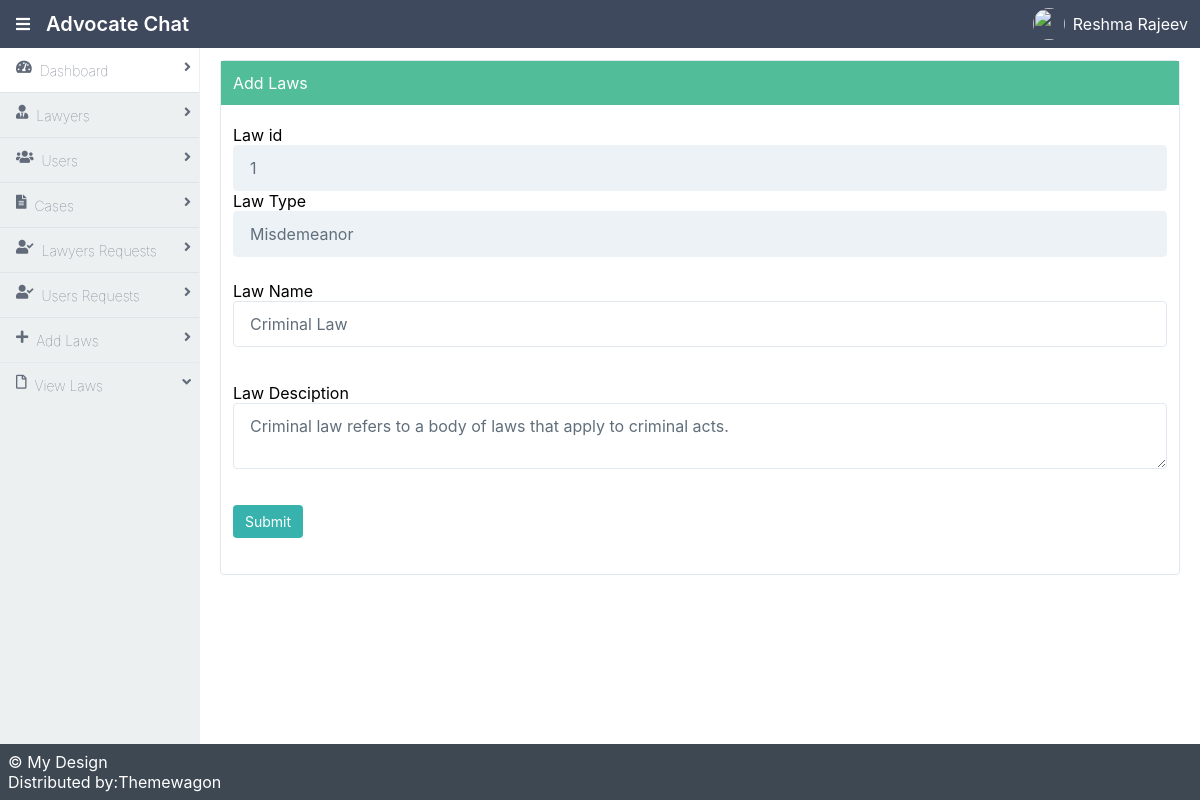
Page /edit/1/ on the committed database.
### AdminApp/models.py (models this page shows)
class LawsDB(models.Model):
    id = models.AutoField(primary_key=True)
    type = models.CharField(max_length=20)
    name = models.CharField(max_length=20)
    desc = models.TextField(max_length=800,default='')

### AdminApp/views.py (the view)
# urls.py: path('edit/<int:eid>/', views.edit, name='edit'),
def edit(request,eid):
    data = LawsDB.objects.filter(id=eid)
    return render(request,"UpdateLaw.html",{'data':data})

### AdminApp/templates/UpdateLaw.html (shortened to what this page needs)
{% extends 'Admin.html' %}
            {% block content %}
            <main class="bg-white-500 flex-1 p-3 overflow-hidden">
                <div class="flex flex-col">
                    <div class="flex flex-1  flex-col md:flex-row lg:flex-row mx-2">
                        <div class="mb-2 border-solid border-gray-300 rounded border shadow-sm w-full">
                            <div class="p-3 mb-2 bg-primary text-white">
                                Add Laws
                            </div>
                            <div class="p-3">
                                {% for i in data %}
                                <form id="updatelaw" action="{% url 'UpdateLaw' id=i.id %}" method="post" class="w-full">
                                    <div class="flex flex-wrap -mx-3 mb-6">
                                        <div class="w-full px-3">
                                            <label class="form-group"
                                                   for="id">
                                                Law id
                                            </label>
                                            <input class="appearance-none block w-full bg-gray-200 text-grey-darker border border-gray-200 rounded py-3 px-4 leading-tight focus:outline-none focus:bg-white-500 focus:border-gray-600"
                                                   id="id" name="id" type="text" value="{{i.id}}" placeholder="">
                                        </div>
                                        <div class="w-full px-3">
                                            <label class="form-group"
                                                   for="type">
                                                Law Type
                                            </label>
                                            <input class="appearance-none block w-full bg-gray-200 text-grey-darker border border-gray-200 rounded py-3 px-4 leading-tight focus:outline-none focus:bg-white-500 focus:border-gray-600"
                                                   id="type" name="type" type="text" value="{{i.type}}" placeholder="">
                                        </div>
                                    </div>
                                    <div class="flex flex-wrap -mx-3 mb-6">
                                        <div class="w-full px-3">
                                            <label class="form-group"
                                                   for="name">
                                                Law Name
                                            </label>
                                            <input class="appearance-none block w-full bg-grey-200 text-grey-darker border border-grey-200 rounded py-3 px-4 mb-3 leading-tight focus:outline-none focus:bg-white focus:border-grey"
                                                   id="name" name="name" value="{{i.name}}" placeholder="">
                                        </div>
                                    </div>
                                    <div class="flex flex-wrap -mx-3 mb-6">
                                        <div class="w-full px-3">
                                            <label class="form-group"
                                                   for="desc">
                                                Law Desciption
                                            </label>
                                            <textarea class="appearance-none block w-full bg-grey-200 text-grey-darker border border-grey-200 rounded py-3 px-4 mb-3 leading-tight focus:outline-none focus:bg-white focus:border-grey" name="desc" id="desc" cols="" rows="">{{i.desc}}</textarea>
                                        </div>
                                    </div>
                                    <div class="flex flex-wrap -mx-3 mb-6">
                                        <div class="w-full px-3">
                                            <button type="submit" class="flex-shrink-0 bg-teal-500 hover:bg-teal-700 border-teal-500 hover:border-teal-700 text-sm border-4 text-white py-1 px-2 rounded">Submit</button>
                                        </div>
                                    </div>
                                </form>
                                {% endfor %}
                            </div>
                        </div>
                    </div>
                </div>
            </main>
            {% endblock %}

### rows in the picture
LawsDB: id "1", type "Misdemeanor", name "Criminal Law", desc "Criminal law refers to a body of laws that apply to criminal acts."
